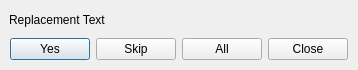
<ui version="4.0" >
 <author></author>
 <comment></comment>
 <exportmacro></exportmacro>
 <class>ReplaceProgress</class>
 <widget class="QDialog" name="ReplaceProgress" >
  <property name="objectName" >
   <string notr="true" >ReplaceProgress</string>
  </property>
  <property name="geometry" >
   <rect>
    <x>0</x>
    <y>0</y>
    <width>349</width>
    <height>70</height>
   </rect>
  </property>
  <property name="windowTitle" >
   <string>Search and Replace</string>
  </property>
  <layout class="QVBoxLayout" >
   <property name="objectName" >
    <string notr="true" />
   </property>
   <property name="margin" >
    <number>9</number>
   </property>
   <property name="spacing" >
    <number>6</number>
   </property>
   <item>
    <widget class="QLabel" name="replacementText" >
     <property name="objectName" >
      <string notr="true" >replacementText</string>
     </property>
     <property name="geometry" >
      <rect>
       <x>9</x>
       <y>9</y>
       <width>125</width>
       <height>17</height>
      </rect>
     </property>
     <property name="text" >
      <string>Replacement Text</string>
     </property>
    </widget>
   </item>
   <item>
    <layout class="QHBoxLayout" >
     <property name="objectName" >
      <string notr="true" />
     </property>
     <property name="margin" >
      <number>1</number>
     </property>
     <property name="spacing" >
      <number>6</number>
     </property>
     <item>
      <widget class="QPushButton" name="yes" >
       <property name="objectName" >
        <string notr="true" >yes</string>
       </property>
       <property name="geometry" >
        <rect>
         <x>1</x>
         <y>1</y>
         <width>75</width>
         <height>27</height>
        </rect>
       </property>
       <property name="text" >
        <string>Yes</string>
       </property>
      </widget>
     </item>
     <item>
      <widget class="QPushButton" name="skip" >
       <property name="objectName" >
        <string notr="true" >skip</string>
       </property>
       <property name="geometry" >
        <rect>
         <x>82</x>
         <y>1</y>
         <width>75</width>
         <height>27</height>
        </rect>
       </property>
       <property name="text" >
        <string>Skip</string>
       </property>
      </widget>
     </item>
     <item>
      <widget class="QPushButton" name="all" >
       <property name="objectName" >
        <string notr="true" >all</string>
       </property>
       <property name="geometry" >
        <rect>
         <x>163</x>
         <y>1</y>
         <width>75</width>
         <height>27</height>
        </rect>
       </property>
       <property name="text" >
        <string>All</string>
       </property>
      </widget>
     </item>
     <item>
      <widget class="QPushButton" name="close" >
       <property name="objectName" >
        <string notr="true" >close</string>
       </property>
       <property name="geometry" >
        <rect>
         <x>244</x>
         <y>1</y>
         <width>75</width>
         <height>27</height>
        </rect>
       </property>
       <property name="text" >
        <string>Close</string>
       </property>
      </widget>
     </item>
    </layout>
   </item>
  </layout>
 </widget>
 <pixmapfunction></pixmapfunction>
 <resources/>
 <connections/>
</ui>
